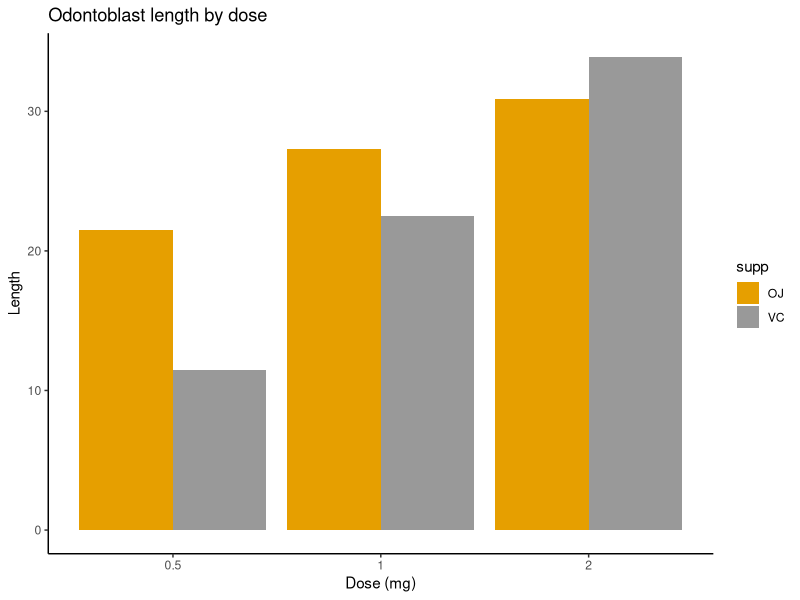

Source code (R):
## ---- chunk 1
library(ggplot2)
gp=ToothGrowth
gp$dose=as.factor(gp$dose)
# Default bar plot
p<- ggplot(gp, aes(x=dose, y=len, fill=supp)) + 
  geom_bar(stat="identity", position=position_dodge()) 
# Finished bar plot
p+labs(title="Odontoblast length by dose", x="Dose (mg)", y = "Length")+
   theme_classic() +
   scale_fill_manual(values=c('#E69F00','#999999'))

